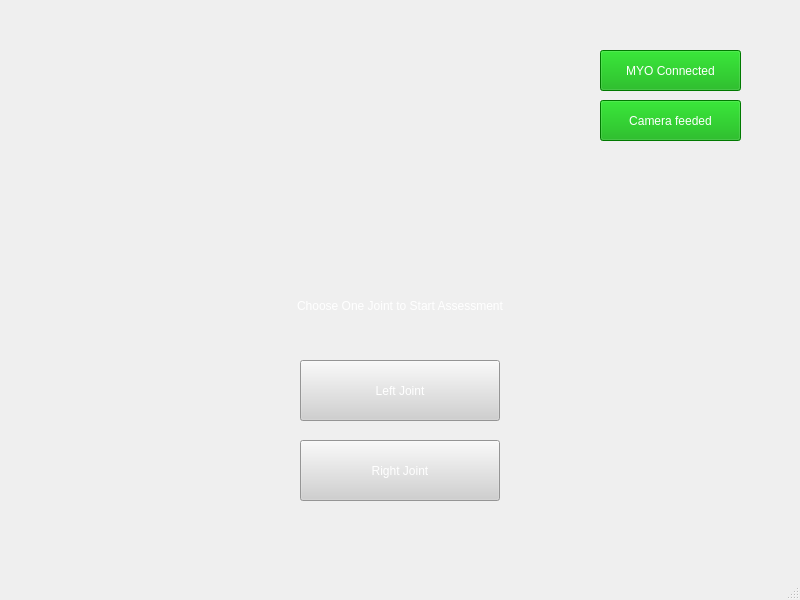
<?xml version="1.0" encoding="UTF-8"?>
<ui version="4.0">
 <class>MainWindow</class>
 <widget class="QMainWindow" name="MainWindow">
  <property name="geometry">
   <rect>
    <x>0</x>
    <y>0</y>
    <width>800</width>
    <height>600</height>
   </rect>
  </property>
  <property name="windowTitle">
   <string>MainWindow</string>
  </property>
  <property name="styleSheet">
   <string notr="true">QWidget {
	background-image: url(:/login_background.png);
}</string>
  </property>
  <property name="documentMode">
   <bool>false</bool>
  </property>
  <widget class="QWidget" name="centralwidget">
   <property name="autoFillBackground">
    <bool>false</bool>
   </property>
   <widget class="QPushButton" name="btn_assessment">
    <property name="geometry">
     <rect>
      <x>300</x>
      <y>360</y>
      <width>200</width>
      <height>61</height>
     </rect>
    </property>
    <property name="styleSheet">
     <string notr="true">color: rgb(255, 255, 255);
background-color: rgb(208, 208, 208);
font: 75 12pt &quot;Arial&quot;;</string>
    </property>
    <property name="text">
     <string>Left Joint</string>
    </property>
   </widget>
   <widget class="QPushButton" name="btn_myo">
    <property name="geometry">
     <rect>
      <x>600</x>
      <y>50</y>
      <width>141</width>
      <height>41</height>
     </rect>
    </property>
    <property name="autoFillBackground">
     <bool>false</bool>
    </property>
    <property name="styleSheet">
     <string notr="true">background-color: rgb(0, 170, 0);
color: rgb(255, 255, 255);</string>
    </property>
    <property name="text">
     <string>MYO Connected</string>
    </property>
   </widget>
   <widget class="QPushButton" name="btn_camera">
    <property name="geometry">
     <rect>
      <x>600</x>
      <y>100</y>
      <width>141</width>
      <height>41</height>
     </rect>
    </property>
    <property name="layoutDirection">
     <enum>Qt::LeftToRight</enum>
    </property>
    <property name="autoFillBackground">
     <bool>false</bool>
    </property>
    <property name="styleSheet">
     <string notr="true">background-color: rgb(0, 170, 0);
color: rgb(255, 255, 255);</string>
    </property>
    <property name="text">
     <string>Camera feeded</string>
    </property>
   </widget>
   <widget class="QLabel" name="label">
    <property name="geometry">
     <rect>
      <x>200</x>
      <y>290</y>
      <width>400</width>
      <height>31</height>
     </rect>
    </property>
    <property name="styleSheet">
     <string notr="true">color: rgb(255, 255, 255);
font: 75 14pt &quot;Arial&quot;;</string>
    </property>
    <property name="text">
     <string>Choose One Joint to Start Assessment</string>
    </property>
    <property name="textFormat">
     <enum>Qt::AutoText</enum>
    </property>
    <property name="alignment">
     <set>Qt::AlignCenter</set>
    </property>
   </widget>
   <widget class="QPushButton" name="btn_assessment_2">
    <property name="geometry">
     <rect>
      <x>300</x>
      <y>440</y>
      <width>200</width>
      <height>61</height>
     </rect>
    </property>
    <property name="styleSheet">
     <string notr="true">color: rgb(255, 255, 255);
background-color: rgb(208, 208, 208);
font: 75 12pt &quot;Arial&quot;;</string>
    </property>
    <property name="text">
     <string>Right Joint</string>
    </property>
   </widget>
   <zorder>btn_myo</zorder>
   <zorder>btn_camera</zorder>
   <zorder>btn_assessment</zorder>
   <zorder>label</zorder>
   <zorder>btn_assessment_2</zorder>
  </widget>
  <widget class="QMenuBar" name="menubar">
   <property name="geometry">
    <rect>
     <x>0</x>
     <y>0</y>
     <width>800</width>
     <height>22</height>
    </rect>
   </property>
  </widget>
  <widget class="QStatusBar" name="statusbar"/>
 </widget>
 <resources>
  <include location="../images/images_resources.qrc"/>
 </resources>
 <connections/>
</ui>
